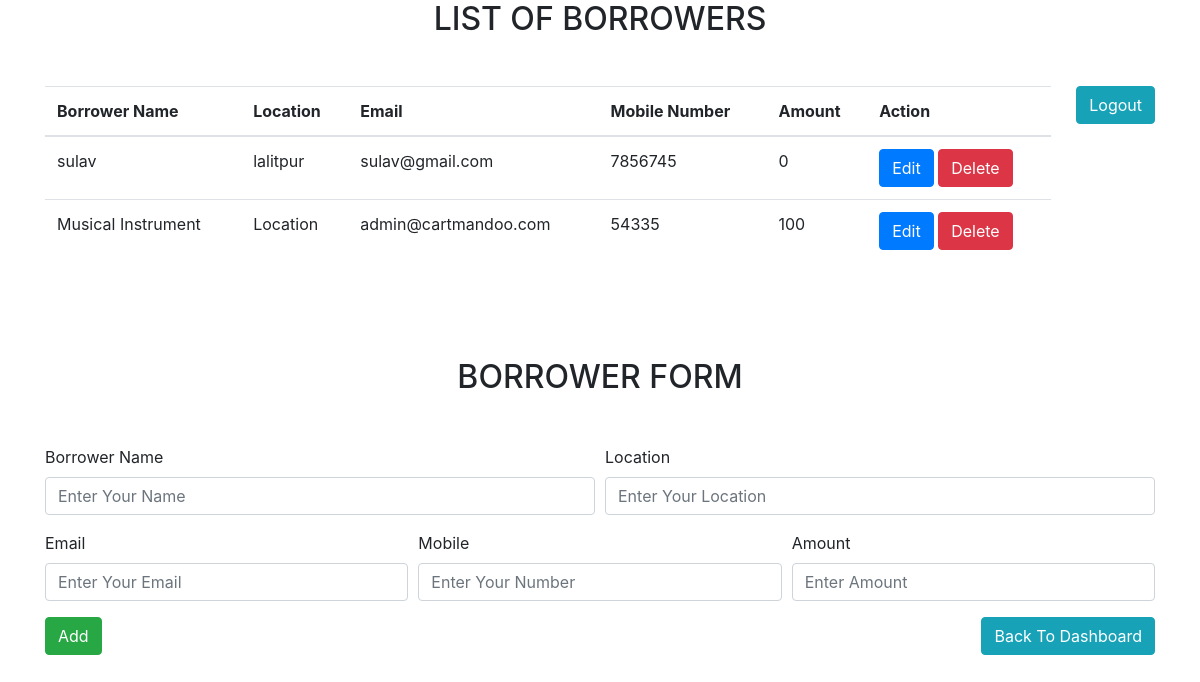
/loanMgt/borrowerForm.php, run on the app's committed database.
### tables this page shows
CREATE TABLE `data` (
  `id` int(11) NOT NULL,
  `name` varchar(100) NOT NULL,
  `location` varchar(100) NOT NULL,
  `email` varchar(100) NOT NULL,
  `mobile` bigint(20) NOT NULL,
  `amount` int(11) NOT NULL
);

### loanMgt/borrowerProcess.php (called while the page is built, shortened)
<?php
$update = false;
$name = '';
$location = '';
$email = '';
$mobile = '';
$amount = '';
?>

### loanMgt/borrowerForm.php (the view, shortened to what this page needs)
<!DOCTYPE html>
<html lang="en">
<head>
  <link rel="stylesheet" href="css/bootstrap.min.css">
  <link rel="stylesheet" href="css/all.min.css">
  <link rel="stylesheet" href="css/custom.css">
</head>
<body>
    <?php require_once 'borrowerProcess.php' ?>
    <div class="container">
    <?php
        include('dbConnection.php');
        $result = $conn->query("SELECT * FROM data") or die($conn->error);
    ?>
<h2 class="text-center mb-5">LIST OF BORROWERS</h1>
<a href="logout.php" class="btn btn-info float-right" role="button" aria-pressed="true" style="margin-left: 25px;">Logout</a>
    <div class="row justify-conten-center">
        <table class="table mb-5">
            <thead>
                <tr>
                    <th>Borrower Name</th>
                    <th>Location</th>
                    <th>Email</th>
                    <th>Mobile Number</th>
                    <th>Amount</th>
                    <th colspan="2">Action</th>
                </tr>
            </thead>
            <?php
                while ($row = $result->fetch_assoc()):
            ?>
            <tr>
                <td><?php echo $row['name'] ?></td>
                <td><?php echo $row['location'] ?></td>
                <td><?php echo $row['email'] ?></td>
                <td><?php echo $row['mobile'] ?></td>
                <td><?php echo $row['amount'] ?></td>
                <td>
                    <a href="borrowerForm.php?edit=<?php echo $row['id']; ?>" class="btn btn-primary">Edit</a>
                    <a href="borrowerProcess.php?delete=<?php echo $row['id']; ?>" class="btn btn-danger">Delete</a>
                </td>
            </tr>
            <?php endwhile; ?>
        </table>
    </div>
<h2 class="text-center mt-5">BORROWER FORM</h1>
<form action="borrowerProcess.php" class="mt-5" method="POST">
  <div class="form-row">
    <div class="form-group col-md-6">
      <label for="Borrower Name">Borrower Name</label>
      <input type="text" name="name" class="form-control" value="<?php echo $name; ?>" placeholder="Enter Your Name">
    </div>
    <div class="form-group col-md-6">
      <label for="Location">Location</label>
      <input type="text" name="location" class="form-control" value="<?php echo $location; ?>" placeholder="Enter Your Location">
    </div>
  </div>
  <div class="form-row">
    <div class="form-group col-md-4">
      <label for="Email">Email</label>
      <input type="email" name="email" class="form-control" value="<?php echo $email; ?>" placeholder="Enter Your Email">
    </div>
    <div class="form-group col-md-4">
      <label for="Mobile">Mobile</label>
      <input type="number" name="mobile" class="form-control" value="<?php echo $mobile; ?>" placeholder="Enter Your Number">
    </div>
    <div class="form-group col-md-4">
      <label for="Amount">Amount</label>
      <input type="number" name="amount" class="form-control" value="<?php echo $amount; ?>" placeholder="Enter Amount">
    </div>
  </div>
<div class="form-group">
        <?php
        if ($update == true):
        ?>
                <button type="submit" class="btn btn-success" name="update">Update</button>
        <?php else: ?>
        <button type="submit" class="btn btn-success" name="save">Add</button>
            <?php endif; ?>
            <a href="Login.php" class="btn btn-info float-right" role="button" aria-pressed="true" style="margin-left: 25px;">Back To Dashboard</a>
    </div>
    </form>
    </div>
</body>

### loanMgt/css/custom.css (style rules this page uses)
a { color: black; }

### data on the page
data: name "sulav", location "lalitpur", email "sulav@gmail.com", mobile "7856745", amount "0"
data: name "Musical Instrument", location "Location", email "admin@cartmandoo.com", mobile "54335", amount "100"
